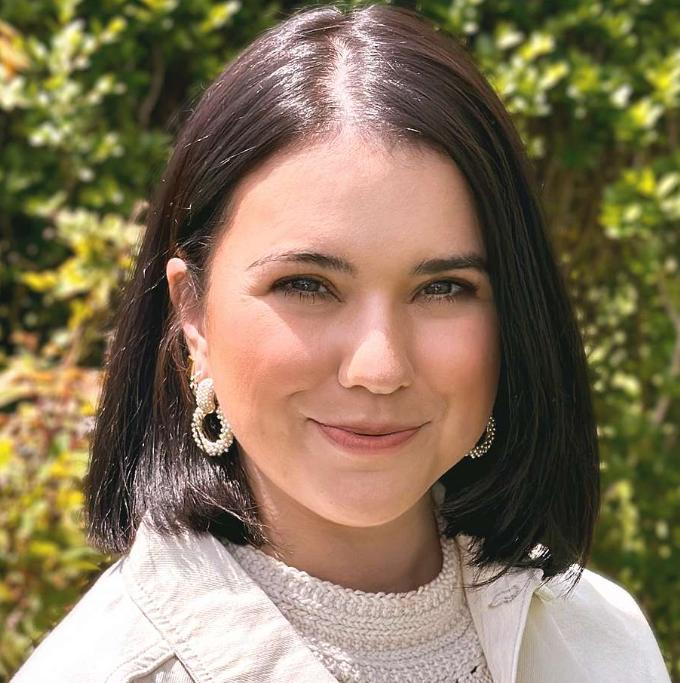
#> input picture cv-face-detection-and-tracker/face.jpg, 680 x 683 px
$ jupyter execute face-detection.ipynb
#> lines starting #> are read from the running program, lines starting #| are printed output that depends on the picture; after the words box and inside, x2 and y2 are one past the last pixel; in counts of white or black regions, pixels touching at a corner belong together
[cell 1]
import cv2
import matplotlib.pyplot as plt


face_cascade = cv2.CascadeClassifier(cv2.data.haarcascades + 'haarcascade_frontalface_default.xml')
eye_cascade = cv2.CascadeClassifier(cv2.data.haarcascades + 'haarcascade_eye.xml')

image = cv2.imread('face.jpg')
#> image is the input picture: shape (683, 680, 3); mean B, G, R 91.5, 117.2, 134.3

gray_image = cv2.cvtColor(image, cv2.COLOR_BGR2GRAY)
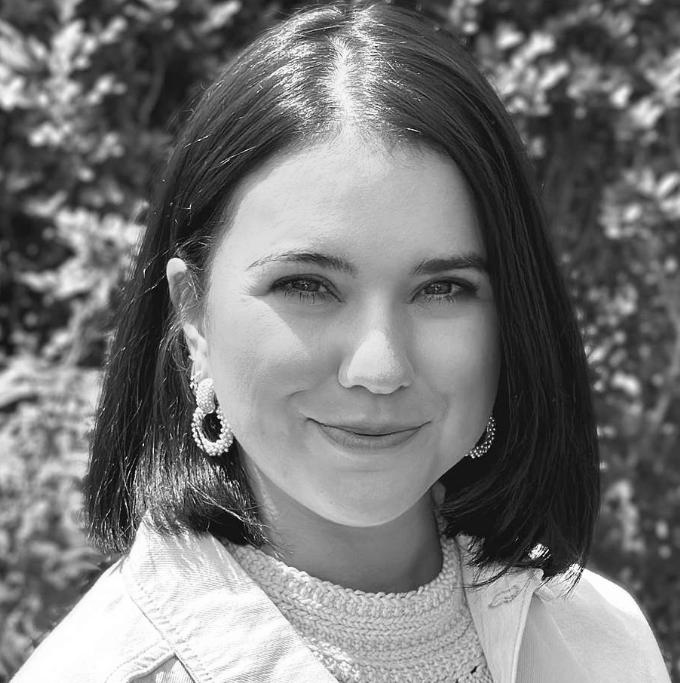
#> gray_image: shape (683, 680); min 0, max 255, mean 119.4

faces = face_cascade.detectMultiScale(gray_image, scaleFactor= 1.1, minNeighbors= 5, minSize=(55,55))
#> faces = [[588, 479, 61, 61], [175, 148, 368, 368]]


for (x,y,w,h) in faces:
    cv2.rectangle(image,(x,y),(x+w,y+h),(0,255,0),2)
#> this loop made 2 passes
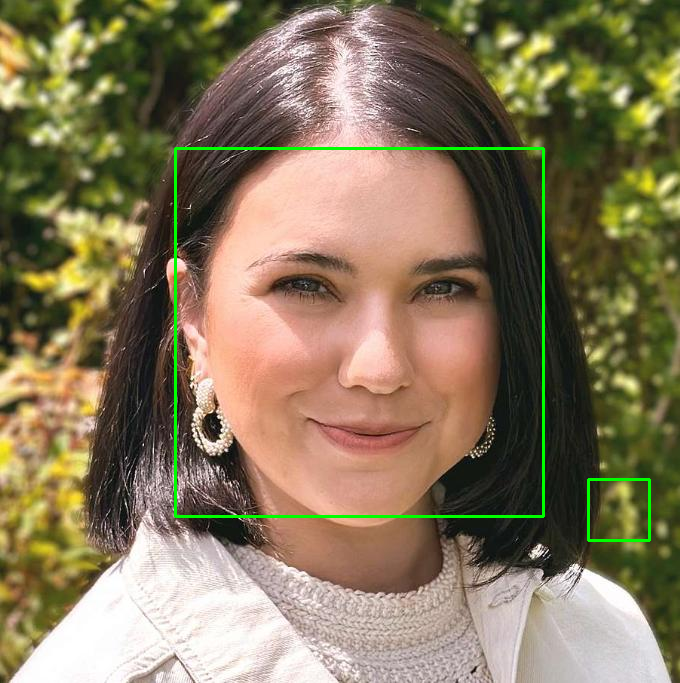
#> image: shape (683, 680, 3); 1.11% of pixels changed, all inside (x1, y1, x2, y2) = (174, 147, 651, 542)


plt.imshow(image)
plt.axis("off")
plt.show()

[cell 2]
import cv2
import matplotlib.pyplot as plt


face_cascade = cv2.CascadeClassifier(cv2.data.haarcascades + 'haarcascade_frontalface_default.xml')
eye_cascade = cv2.CascadeClassifier(cv2.data.haarcascades + 'haarcascade_eye.xml')

image = cv2.imread('face.jpg')

gray_image = cv2.cvtColor(image, cv2.COLOR_BGR2GRAY)

faces = eye_cascade.detectMultiScale(gray_image, scaleFactor= 1.1, minNeighbors= 5, minSize=(55,55))
#> faces = [[268, 250, 76, 76], [403, 257, 71, 71]]


for (x,y,w,h) in faces:
    cv2.rectangle(image,(x,y),(x+w,y+h),(0,255,0),2)
#> this loop made 2 passes
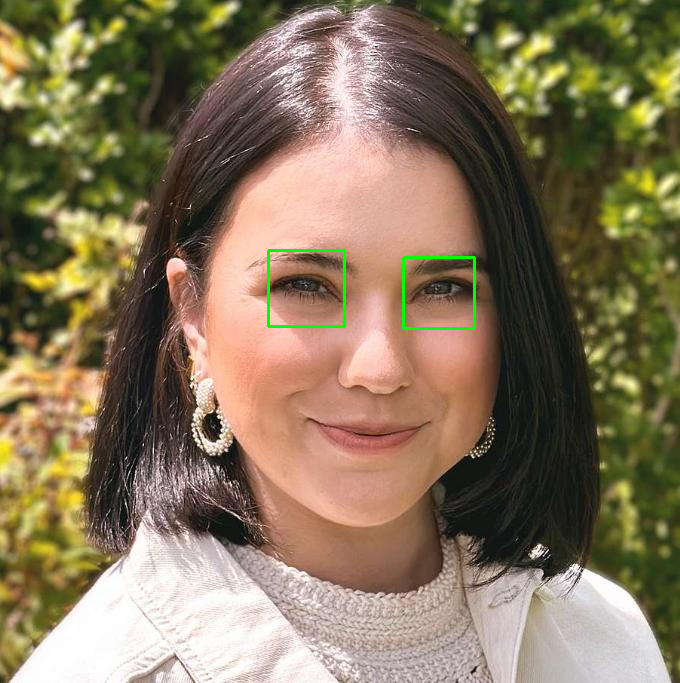
#> image: shape (683, 680, 3); 0.38% of pixels changed, all inside (x1, y1, x2, y2) = (267, 249, 476, 330)

plt.imshow(image)
plt.axis("off")
plt.show()
